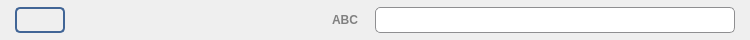
<?xml version="1.0" encoding="UTF-8"?>
<ui version="4.0">
 <class>Attribute335</class>
 <widget class="QWidget" name="Attribute335">
  <property name="geometry">
   <rect>
    <x>0</x>
    <y>0</y>
    <width>750</width>
    <height>40</height>
   </rect>
  </property>
  <property name="sizePolicy">
   <sizepolicy hsizetype="Preferred" vsizetype="Fixed">
    <horstretch>0</horstretch>
    <verstretch>0</verstretch>
   </sizepolicy>
  </property>
  <property name="minimumSize">
   <size>
    <width>575</width>
    <height>40</height>
   </size>
  </property>
  <property name="maximumSize">
   <size>
    <width>16777215</width>
    <height>40</height>
   </size>
  </property>
  <layout class="QHBoxLayout" name="horizontalLayout_3">
   <property name="spacing">
    <number>10</number>
   </property>
   <property name="leftMargin">
    <number>15</number>
   </property>
   <property name="topMargin">
    <number>2</number>
   </property>
   <property name="rightMargin">
    <number>15</number>
   </property>
   <property name="bottomMargin">
    <number>2</number>
   </property>
   <item>
    <widget class="QLabel" name="num_attrib">
     <property name="sizePolicy">
      <sizepolicy hsizetype="Fixed" vsizetype="Fixed">
       <horstretch>0</horstretch>
       <verstretch>0</verstretch>
      </sizepolicy>
     </property>
     <property name="minimumSize">
      <size>
       <width>50</width>
       <height>26</height>
      </size>
     </property>
     <property name="maximumSize">
      <size>
       <width>50</width>
       <height>26</height>
      </size>
     </property>
     <property name="font">
      <font>
       <family>Segoe UI</family>
       <pointsize>10</pointsize>
      </font>
     </property>
     <property name="toolTip">
      <string>Attribut Allplan</string>
     </property>
     <property name="styleSheet">
      <string notr="true">QLabel{border: 2px solid #416596; border-radius: 5px; color: #416596; }</string>
     </property>
     <property name="alignment">
      <set>Qt::AlignCenter</set>
     </property>
    </widget>
   </item>
   <item>
    <widget class="QLabel" name="name_attrib">
     <property name="minimumSize">
      <size>
       <width>240</width>
       <height>26</height>
      </size>
     </property>
     <property name="maximumSize">
      <size>
       <width>240</width>
       <height>26</height>
      </size>
     </property>
     <property name="font">
      <font>
       <family>Segoe UI</family>
       <pointsize>10</pointsize>
       <weight>75</weight>
       <bold>true</bold>
      </font>
     </property>
    </widget>
   </item>
   <item>
    <widget class="QLabel" name="type_attrib">
     <property name="minimumSize">
      <size>
       <width>40</width>
       <height>26</height>
      </size>
     </property>
     <property name="maximumSize">
      <size>
       <width>40</width>
       <height>26</height>
      </size>
     </property>
     <property name="font">
      <font>
       <family>Segoe UI</family>
       <pointsize>9</pointsize>
       <weight>75</weight>
       <bold>true</bold>
      </font>
     </property>
     <property name="toolTip">
      <string>Texte</string>
     </property>
     <property name="styleSheet">
      <string notr="true">QLabel{color: grey; }</string>
     </property>
     <property name="text">
      <string notr="true">ABC</string>
     </property>
     <property name="alignment">
      <set>Qt::AlignCenter</set>
     </property>
    </widget>
   </item>
   <item>
    <layout class="QHBoxLayout" name="horizontalLayout">
     <property name="spacing">
      <number>0</number>
     </property>
     <item>
      <widget class="QLineEdit" name="value_attrib">
       <property name="minimumSize">
        <size>
         <width>0</width>
         <height>26</height>
        </size>
       </property>
       <property name="maximumSize">
        <size>
         <width>16777215</width>
         <height>26</height>
        </size>
       </property>
       <property name="font">
        <font>
         <family>Segoe UI</family>
         <pointsize>10</pointsize>
        </font>
       </property>
       <property name="styleSheet">
        <string notr="true">QLineEdit{padding-left: 5px; border: 1px solid #8f8f91; border-right-width: 0px; border-top-left-radius:5px; border-bottom-left-radius: 5px; }</string>
       </property>
       <property name="readOnly">
        <bool>false</bool>
       </property>
      </widget>
     </item>
     <item>
      <widget class="QPushButton" name="preview_bt">
       <property name="minimumSize">
        <size>
         <width>40</width>
         <height>26</height>
        </size>
       </property>
       <property name="maximumSize">
        <size>
         <width>40</width>
         <height>26</height>
        </size>
       </property>
       <property name="font">
        <font>
         <family>Segoe UI</family>
         <pointsize>10</pointsize>
        </font>
       </property>
       <property name="toolTip">
        <string>Afficher l'aperçu de la texture</string>
       </property>
       <property name="styleSheet">
        <string notr="true">QPushButton{border: 1px solid #8f8f91; border-left-width: 0px; padding-left: 1px; border-right-width: 0px; padding-right: 1px; background-color:#FFFFFF; }
QPushButton:hover{border-left-width: 1px; border-right-width: 1px; padding: 0px; background-color: qlineargradient(spread:pad, x1:0, y1:0, x2:0, y2:1, stop:0 #F8F8F8, stop:1 #8FADCC); }
QPushButton:pressed{border-left-width: 1px; border-right-width: 1px; padding: 0px; background-color: qlineargradient(spread:pad, x1:0, y1:0, x2:0, y2:1, stop:0 #8FADCC, stop:1 #F8F8F8); }</string>
       </property>
       <property name="text">
        <string/>
       </property>
       <property name="iconSize">
        <size>
         <width>20</width>
         <height>20</height>
        </size>
       </property>
       <property name="flat">
        <bool>true</bool>
       </property>
      </widget>
     </item>
     <item>
      <widget class="QPushButton" name="browser_bt">
       <property name="minimumSize">
        <size>
         <width>40</width>
         <height>26</height>
        </size>
       </property>
       <property name="maximumSize">
        <size>
         <width>40</width>
         <height>26</height>
        </size>
       </property>
       <property name="font">
        <font>
         <family>Segoe UI</family>
         <pointsize>10</pointsize>
        </font>
       </property>
       <property name="contextMenuPolicy">
        <enum>Qt::CustomContextMenu</enum>
       </property>
       <property name="toolTip">
        <string>Choisir texture</string>
       </property>
       <property name="styleSheet">
        <string notr="true">QPushButton{border: 1px solid #8f8f91; border-left-width: 0px; padding-left: 1px;  border-top-right-radius: 5px ; border-bottom-right-radius: 5px; background-color:#FFFFFF; }
QPushButton:hover{border-left-width: 1px; padding: 0px; background-color: qlineargradient(spread:pad, x1:0, y1:0, x2:0, y2:1, stop:0 #F8F8F8, stop:1 #8FADCC); }
QPushButton:pressed{border-left-width: 1px; padding: 0px; background-color: qlineargradient(spread:pad, x1:0, y1:0, x2:0, y2:1, stop:0 #8FADCC, stop:1 #F8F8F8); }</string>
       </property>
       <property name="text">
        <string/>
       </property>
       <property name="icon">
        <iconset resource="../icones/icons.qrc">
         <normaloff>:/Images/surface.svg</normaloff>:/Images/surface.svg</iconset>
       </property>
       <property name="iconSize">
        <size>
         <width>20</width>
         <height>20</height>
        </size>
       </property>
       <property name="flat">
        <bool>true</bool>
       </property>
      </widget>
     </item>
    </layout>
   </item>
  </layout>
 </widget>
 <resources>
  <include location="../icones/icons.qrc"/>
 </resources>
 <connections/>
</ui>
